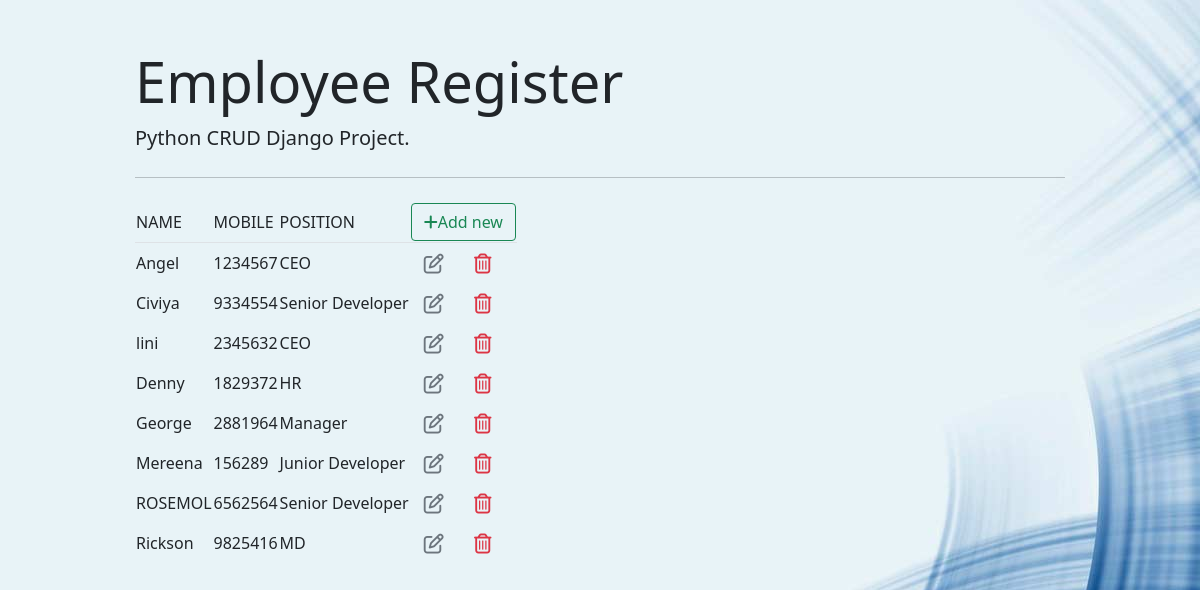
Page /list/ on the committed database.
### Employee_registration/models.py (models this page shows)
class Employee(models.Model):
    FullName=models.CharField(max_length=20,blank=False)
    Emp_code=models.CharField(max_length=20,blank=False)
    mobile=models.CharField(max_length=10,blank=False)
    position=models.ForeignKey(Position,on_delete=models.CASCADE)

class Position(models.Model):
    title=models.CharField(max_length=20,blank=False)
    def __str__(self):
        return self.title

### Employee_registration/views.py (the view)
# urls.py: path('list/',views.Employee_list,name='Employee_list'),
def Employee_list(request):
    context = {'employee_list': Employee.objects.all()}
    return render(request,'Employee_list.html',context)

### templates/Employee_list.html (shortened to what this page needs)
{% extends 'base.html' %}
{% block content %}
<table class="table-bordeless">
    <thead class="border-bottom font-weight-bold">
        <tr>
            <td>NAME</td>
            <td>MOBILE</td>
            <td>POSITION</td>
            <td>
                <a href="{% url 'employee_insert' %}" class="btn btn-outline-success">
                    <i class="fas fa-plus"></i>Add new
                </a>
            </td>
        </tr>
    </thead>
    <tbody>
        {% for employee in employee_list %}
        <tr>
        <td>{{employee.FullName}}</td>
        <td>{{employee.mobile}}</td>
        <td>{{employee.position}} </td>
        <td>
            <a href="{% url 'employee_update' employee.id%}" class="btn text-secondary px=0">
                <i class="far fa-edit fa-lg"></i>
            </a>
            <form action="{% url 'employee_delete' employee.id %}" method="post" class="d-inline">
                <button type="submit" class="btn">
                    <i class="far fa-trash-alt fa-lg text-danger float-right"></i>
                </button>
            </form>
        </td>
        </tr>
        {% endfor %}
</tbody>
</table>
{% endblock %}

### templates/base.html (shortened to what this page needs)
<!DOCTYPE html>
{% load static %}
<html lang="en">
<head>
    <link href="https://cdn.jsdelivr.net/npm/bootstrap@5.1.3/dist/css/bootstrap.min.css" rel="stylesheet">
    <link href="https://cdnjs.cloudflare.com/ajax/libs/font-awesome/6.0.0/css/all.min.css" rel="stylesheet">
</head>
<body background="/static/bg11.jpg" >
    <div class="container">
        <div class="col-md-10 offset-md-1 mt-5">
            <div class="jumbotron">
                <h1 class="display-4">Employee Register</h1>
                <p class="lead">Python CRUD Django Project.</p>
                <hr class="my-4">
                {% block content %}
                {% endblock %}
            </div>
        </div>
    </div>
</body>
</html>

### rows in the picture
Employee: FullName "Angel", mobile "1234567", position "CEO"
Employee: FullName "Civiya", mobile "9334554", position "Senior Developer"
Employee: FullName "lini", mobile "2345632", position "CEO"
Employee: FullName "Denny", mobile "1829372", position "HR"
Employee: FullName "George", mobile "2881964", position "Manager"
Employee: FullName "Mereena", mobile "156289", position "Junior Developer"
Employee: FullName "ROSEMOL", mobile "6562564", position "Senior Developer"
Employee: FullName "Rickson", mobile "9825416", position "MD"
